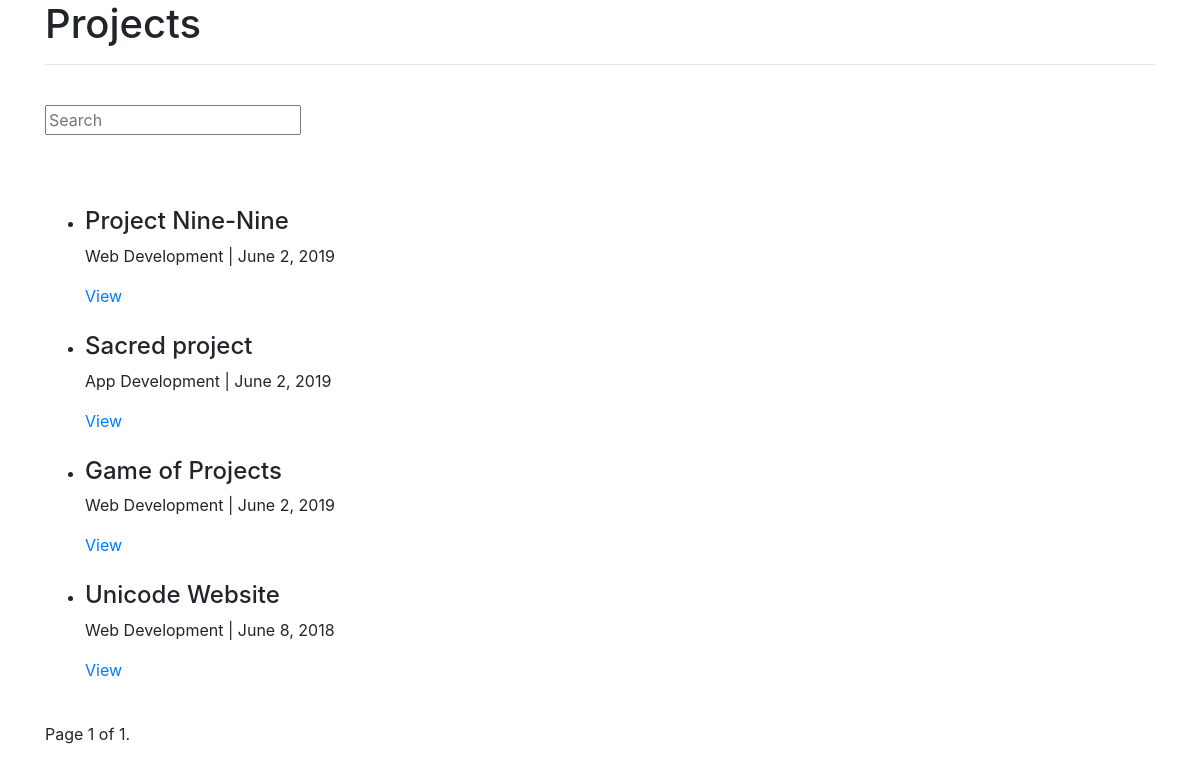
The app's page /projects/, older data.
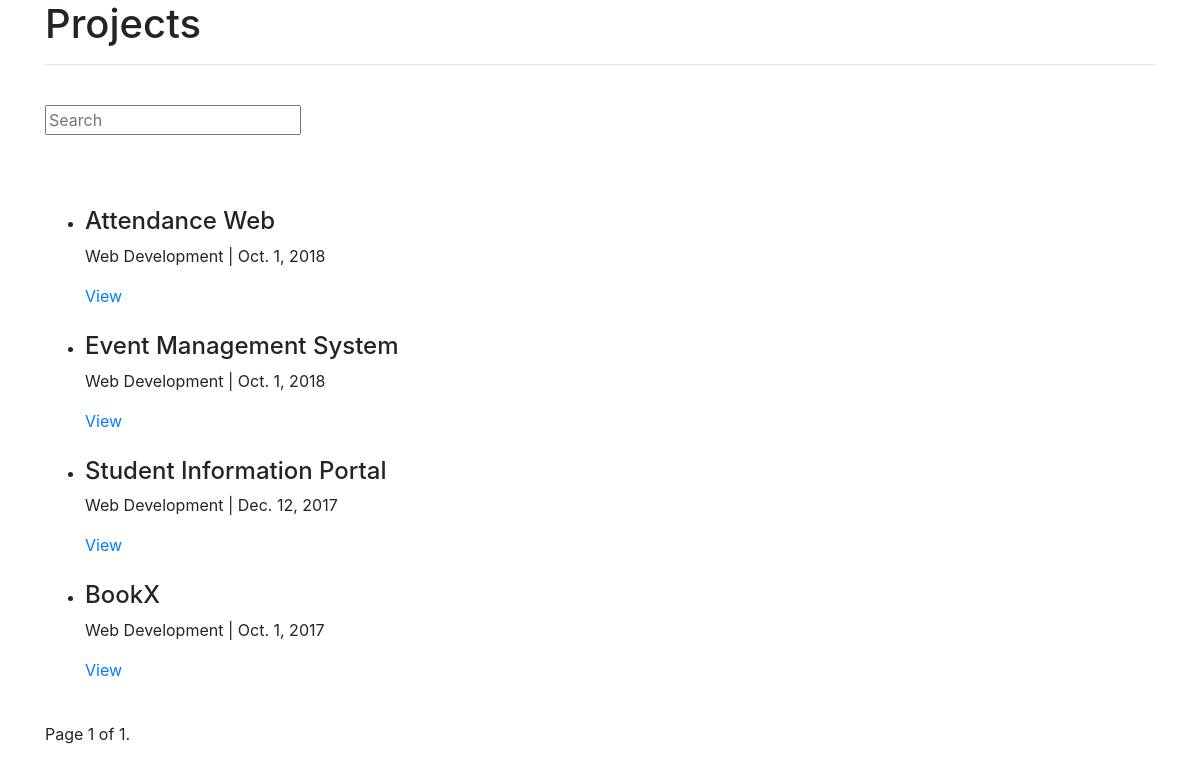
The same page, newer data.
### projects/models.py (models this page shows, shortened)
class Project(models.Model):
    team = models.ManyToManyField(UserProfile)
    title = models.CharField(max_length=255)
    cover = models.ImageField(upload_to='projects/%Y/%m/%d/', blank=True)
    img1 = models.ImageField(upload_to='projects/%Y/%m/%d/', blank=True, null=True)
    img2 = models.ImageField(upload_to='projects/%Y/%m/%d/', blank=True, null=True)
    img3 = models.ImageField(upload_to='projects/%Y/%m/%d/', blank=True, null=True)
    img4 = models.ImageField(upload_to='projects/%Y/%m/%d/', blank=True, null=True)
    img5 = models.ImageField(upload_to='projects/%Y/%m/%d/', blank=True, null=True)
    description = models.TextField()
    slug = models.SlugField(blank=True)
    technologies = MultiSelectField(choices=TECHNOLOGIES_CHOICES)
    stack = models.CharField(max_length=255)
    year = models.DateField()
    repo_link = models.CharField(max_length=255)
    objects = ProjectManager()
    class Meta:
        ordering = ["-year"]

### projects/views.py (the view)
# urls.py: path('', project_list, name='list'),
def project_list(request):
    queryset_list = Project.objects.all()
    query = request.GET.get("q", None)
    if query:
        queryset_list = queryset_list.filter(Q(title__icontains=query) | Q(description__icontains=query) | Q(
            technologies__icontains=query) | Q(team__user__first_name__icontains=query) | Q(
            team__user__last_name__icontains=query)).distinct()
    paginator = Paginator(queryset_list, 10)
    page = request.GET.get('page')
    post_list = paginator.get_page(page)
    context = {
        "title": "Projects",
        "project_list": post_list
    }
    if request.user.is_authenticated:
        context["user"] = True
    else:
        context["user"] = False
    return render(request, "projects/project_list.html", context)

### templates/projects/project_list.html (shortened to what this page needs)
{% extends 'base.html' %}
{% block content %}
<h1>{{ title }}</h1>
<hr />
<br />
{% include 'search.html' %}
<br />
<br />
<br />
{% if project_list %}
<ul>
  {% for project in project_list %}
  <li>
    <h4>{{ project.title }}</h4>
    <p>{{ project.technologies }} | {{ project.year }}</p>
    <a href="{% url 'projects:detail' slug=project.slug %}">View</a>
  </li>
  <br />
  {% endfor %}
</ul>
{% else %}
<h4>No projects</h4>
{% endif %}
<div class="pagination">
  <span class="step-links">
    <span class="current">
      Page {{ project_list.number }} of {{ project_list.paginator.num_pages }}.
    </span>
  </span>
</div>
{% endblock content %}

Row changes from the older to the newer data that the page shows:
removed Project: title "Sacred project", technologies "App Development", year "June 2, 2019"
removed Project: title "Game of Projects", technologies "Web Development", year "June 2, 2019"
removed Project: title "Unicode Website", technologies "Web Development", year "June 8, 2018"
added Project: title "Attendance Web", technologies "Web Development", year "Oct. 1, 2018"
changed Project: title "Project Nine-Nine" → "Event Management System"; year "June 2, 2019" → "Oct. 1, 2018"
added Project: title "Student Information Portal", technologies "Web Development", year "Dec. 12, 2017"
added Project: title "BookX", technologies "Web Development", year "Oct. 1, 2017"
